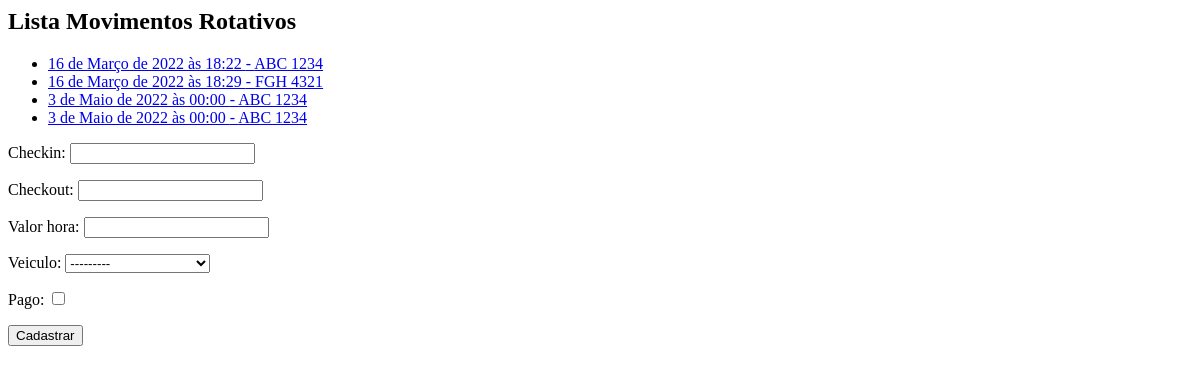
Before: /core/mov-rot/ with the older database file.
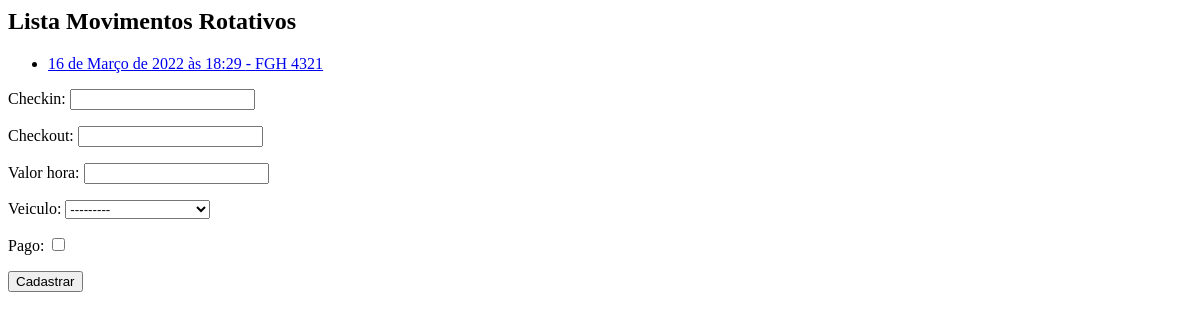
After: the same page with the newer database file.
### core/models.py (models this page shows, shortened)
class MovRotativo(models.Model):
    checkin = models.DateTimeField(auto_now=False)
    checkout = models.DateTimeField(auto_now=False, null=True, blank=True)
    valor_hora = models.DecimalField(max_digits=5, decimal_places=2)
    veiculo = models.ForeignKey(Veiculo, on_delete=models.CASCADE)
    pago = models.BooleanField(default=False)

class Veiculo(models.Model):
    marca = models.ForeignKey(Marca, on_delete=models.CASCADE)
    proprietario = models.ForeignKey(Pessoa, on_delete=models.CASCADE)
    placa = models.CharField(max_length=20)
    cor = models.CharField(max_length=15)
    observacoes = models.TextField(max_length=200)
    def __str__(self):
        return self.marca.nome + '-' + self.placa

### core/views.py (the view)
# urls.py: path("mov-rot/", lista_movrotativos ,name='core_lista_movrotativos'),
def lista_movrotativos(request):
    mov_rot = MovRotativo.objects.all()
    form = MovrotativoForm()
    return render(request, 'core/lista_movrotativos.html', {'mov_rot': mov_rot, 'form': form})

### core/forms.py
class MovrotativoForm(ModelForm):
    class Meta:
        model = MovRotativo
        fields= ['checkin','checkout','valor_hora','veiculo','pago']

### core/templates/core/lista_movrotativos.html (shortened to what this page needs)
<h2> Lista Movimentos Rotativos</h2>
<ul>
{% for mov in mov_rot %}
    <li>
       <a href="{% url 'core_movrotativo_update' mov.id %}">
           {{ mov.checkin }} - {{ mov.veiculo.placa }}</a>
    </li>
{% endfor %}
</ul>
<form action="{% url 'core_movrotativo_novo' %}" method="post">
    {{form.as_p}}
    <button type="submit">Cadastrar</button>
</form>

Changed rows visible on the page:
removed MovRotativo: checkin "16 de Março de 2022 às 18:22", veiculo.placa "ABC 1234"
removed MovRotativo: checkin "3 de Maio de 2022 às 00:00", veiculo.placa "ABC 1234"
removed MovRotativo: checkin "3 de Maio de 2022 às 00:00", veiculo.placa "ABC 1234"
